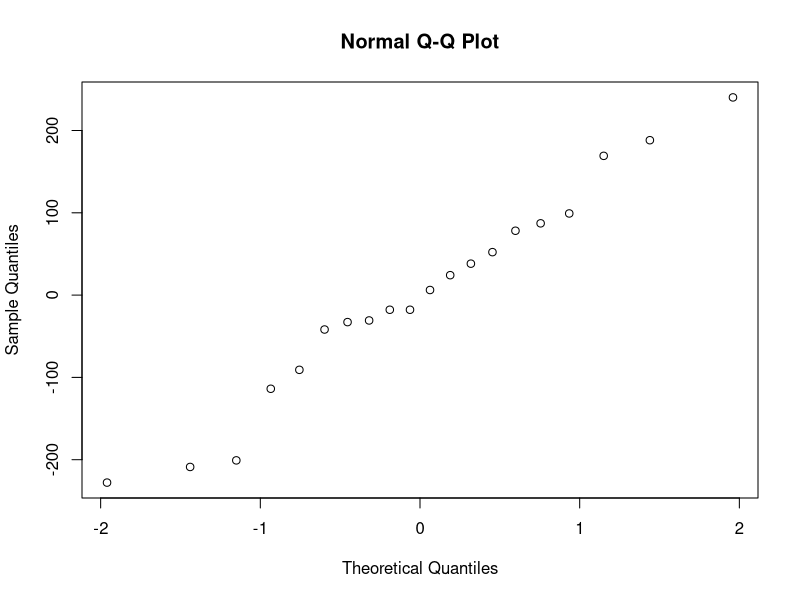
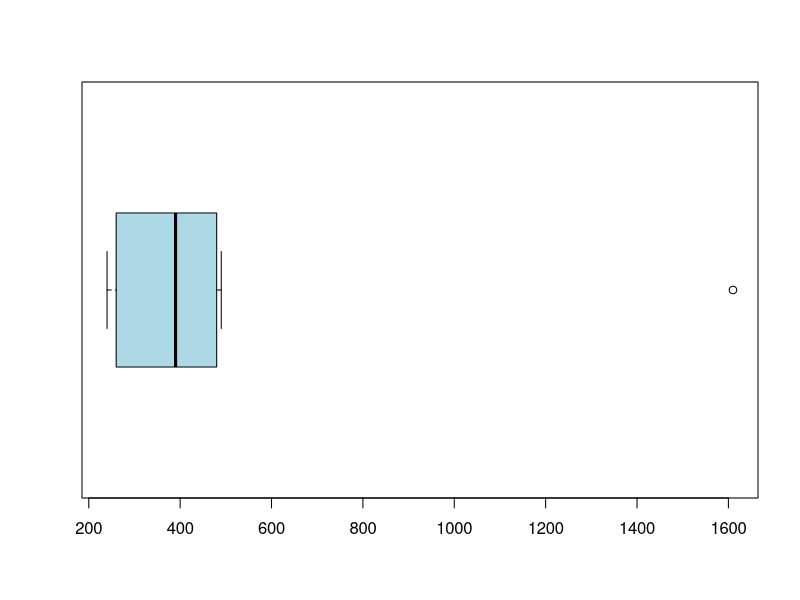
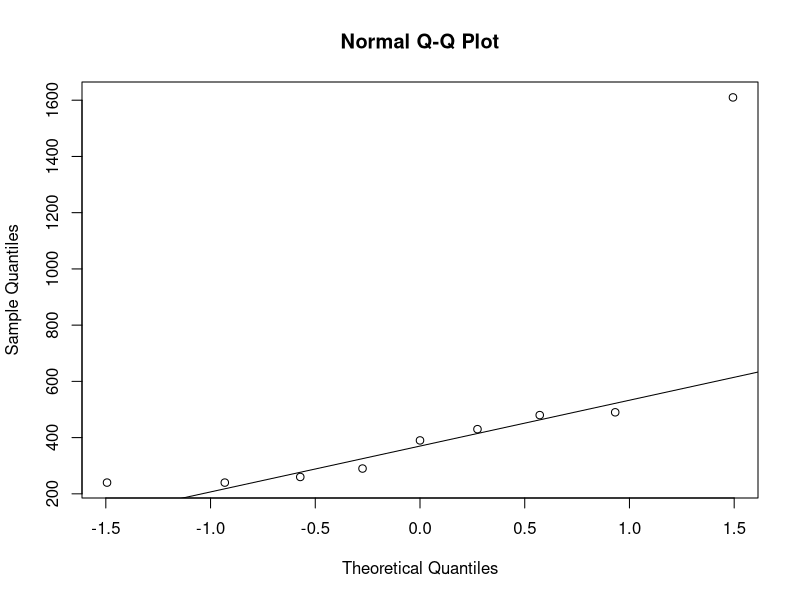

Reproduce these figures in R, in order.
## ---- chunk 1
knitr::opts_chunk$set(echo = TRUE)
## ---- chunk 2

# importing the data
headi <- c(781,528,917,898,520,643,655,442,514,525,469,727,525,454,259,384,456,402,287,360)
pop <- c("subc","subc","subc","subc","subc","comp","comp","comp","comp","comp","mids","mids"
         ,"mids","mids","mids","full","full","full","full","full")


## ---- chunk 3
# create the model and display the summary

lm.model <- lm(headi ~ pop)
summary (lm.model)


## ---- chunk 4
# Creating anova model
model1 <- aov(headi ~ pop)



uhat <-resid(model1)
qqnorm(uhat)

## ---- chunk 5
# Running the shapiro test to check for normality
shapiro.test(uhat)

## ---- chunk 6
# Run the bartlett test
bartlett.test(headi ~ pop)

## ---- chunk 7
# Display the summary output
summary(model1)

## ---- chunk 8
# Run the Tukey Test to check for the mean among the groups
TukeyHSD(model1, conf.level = 0.95)

## ---- chunk 9
pre <- c(690,540,470,690,730,1840,500,630,440)
after <- c(210,280,230,200,300,230,210,240,200)
diffs <- pre - after
diffs

# Common descriptive statistics and graph

summary(diffs)
boxplot(diffs, col="lightblue", horizontal = TRUE)

qqnorm(diffs)
qqline(diffs)

# Shapiro Test to evaluate normality

shapiro.test(diffs)

## ---- chunk 10
# Run wilcox test
wilcox.test(pre, after, paired=TRUE)


